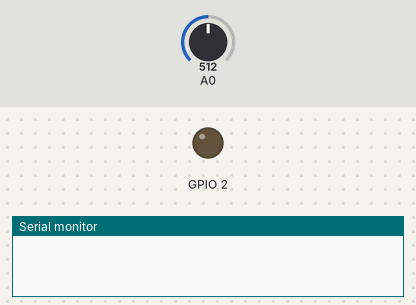
Bench run of a sketch on a simulated ESP8266 (NodeMCU). Shown: output pins drawn as LEDs (lit = HIGH), the last lines printed to the serial monitor. Inputs (shaded band) come from the test bench; at power-on: A0 = 512. WiFi joins after 1.5 s; servers stay silent unless stated.

Above: at 0.0 s.
At 2.1 s:
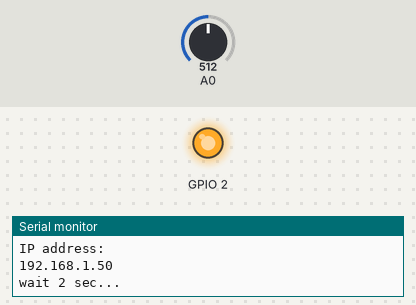
Timing chart, 0 to 3.6 s (numbered marks = the images above):
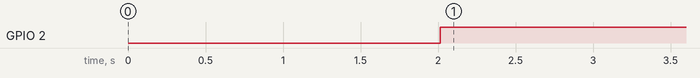

The sketch:

WiFiClient-analog-SignalK.ino
```cpp
/*
 *  This sketch sends a message to the SignalK server
 *   Ole W. Saastad, 15th Oct 2017.
 */
#include <ESP8266WiFi.h>
#include <ESP8266WiFiMulti.h>
#include <WiFiUdp.h>

ESP8266WiFiMulti WiFiMulti;
WiFiUDP Udp;

void setup() {
    pinMode(LED_BUILTIN, OUTPUT);     // Initialize the LED_BUILTIN pin as an output
    Serial.begin(115200);
    delay(10);

    // We start by connecting to a WiFi network
    WiFiMulti.addAP("TeamRocketHQ", "password");

    Serial.println();
    Serial.println();
    Serial.print("Wait for WiFi... ");

    while(WiFiMulti.run() != WL_CONNECTED) {
        Serial.print(".");
        delay(500);
    }

    Serial.println("");
    Serial.println("WiFi connected");
    Serial.println("IP address: ");
    Serial.println(WiFi.localIP());

    delay(500);
} /* End setup */


void loop() {
    const uint16_t port = 55557;
    const char * host = "192.168.1.160"; // ip or dns
    double U;
    int val;
    char Us[6];
    String cmd;


    val=analogRead(A0);  // Read the analog input on the ESP2866.
    U=((double)val/(double)1023.0)*19.576;  // Calibrated using a multimeter, check this value carefully.
    dtostrf(U,3,2,Us);
    /*
    Serial.println(Us);
    Serial.println(U,2);
    Serial.print("SignalK command");
    */
    cmd =  "{\"updates\": [{\"$source\": \"ESP8266\",\"values\":[ {\"path\":\"electrical.service.voltage\",\"value\":";
    cmd += Us; cmd+="}]}]}\0"; // Not sure if NULL is needed or not, but it's good custom to terminate with NULL:
    /*
    Serial.println(cmd);
    Serial.println(cmd.length());
    Serial.print("connecting to using UDP"); Serial.print(host); Serial.print(":");Serial.println(port);
    */

    digitalWrite(LED_BUILTIN, LOW); // Turn the LED on while we transfer the data.
    // Some tricks to convert from String to character array as Udp.write will not accept string type argument.
    char cmd2[cmd.length()+1]; // Counting from zero, add one.
    Udp.beginPacket(host,port); // Connect to to server and prepare for UDP transfer.
    strncpy(cmd2,cmd.c_str(),sizeof(cmd2));  // Convert from String to array of characters.
    // Serial.println(cmd2); Serial.print(" Message har length: "); Serial.println(sizeof(cmd2));
    Udp.write(cmd2); // Send the message to the SignalK server.
    Udp.endPacket(); // End the connection.

    digitalWrite(LED_BUILTIN, HIGH);  // Turn the LED off by making the voltage HIGH.

    Serial.println("wait 2 sec...");
    delay(2000);
}  /* End infinite loop */
```

Measured:
- by itself, GPIO 2: LOW → HIGH at 2.0 s
